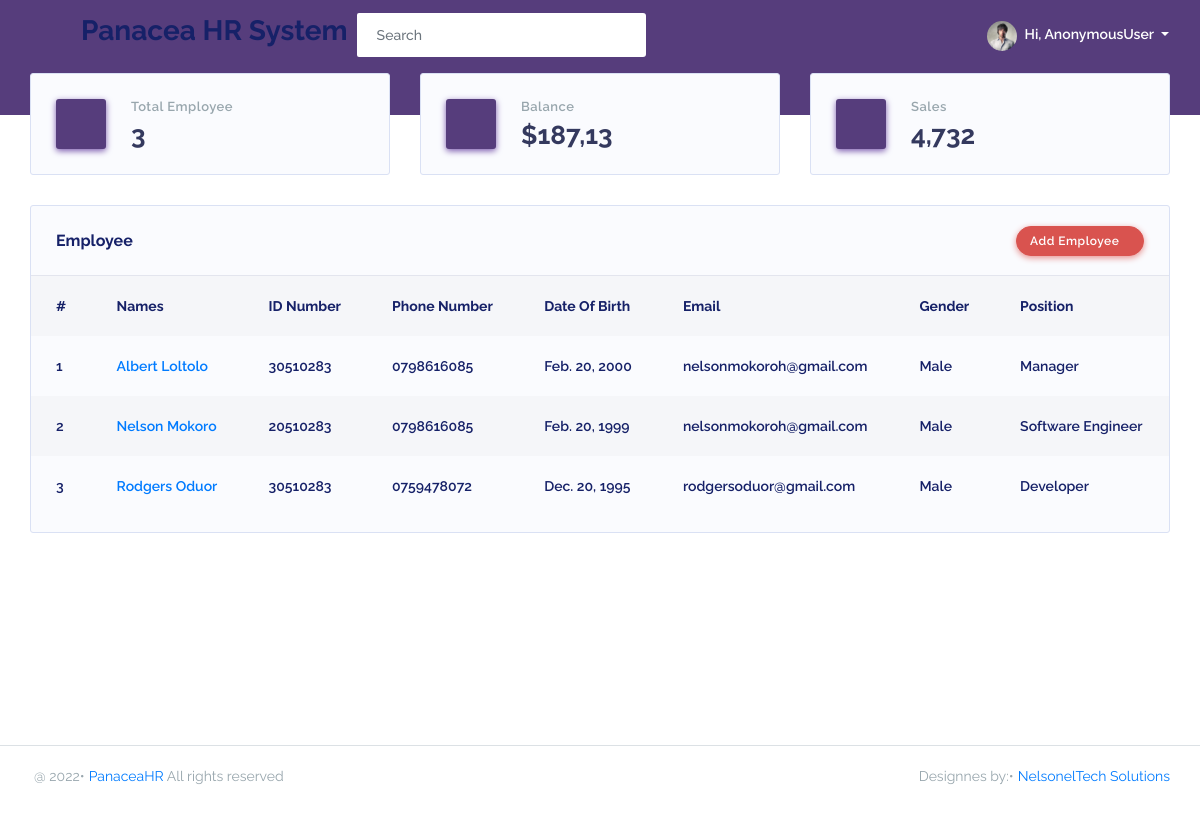
/dashboard/, run on the app's committed database.
### PanaceaApp/models.py (models this page shows, shortened)
class Employee(models.Model):
    fullname = models.CharField(max_length=255, blank=True, null=True)
    dateofbirth = models.DateField(blank=True, null=True)
    gender = models.CharField(max_length=20, blank=True, null=True)
    position = models.CharField(max_length=50, blank=True, null=True)
    email = models.EmailField(blank=True, null=True)
    idnumber = models.CharField(max_length=20, blank=True, null=True)
    telephone = models.CharField(max_length=20, blank=True, null=True)
    idphoto = models.ImageField(upload_to='static/media', blank=True, null=True)
    nssfphoto = models.ImageField(upload_to='static/media', blank=True, null=True)
    nhifphoto = models.ImageField(upload_to='static/media', blank=True, null=True)
    updated = models.DateTimeField(auto_now=True, null=True)
    created = models.DateTimeField(auto_now_add=True, null=True)
    class Meta:
        ordering = ['-updated', '-created']

### PanaceaApp/views.py (the view)
# urls.py: path('', views.home, name='home'),
def home(request):
    employees = Employee.objects.all()
    context = {'employees': employees}
    return render(request, 'PanaceaApp/home.html', context)

### PanaceaApp/templates/PanaceaApp/home.html
{% extends 'main.html' %}
{% block content %}
{% load static %}
<div class="main-content">
    <section class="section">
        <div class="row">
            <div class="col-lg-4 col-md-4 col-sm-12">
                <div class="card card-statistic-2">
                    <div class="card-icon shadow-primary bg-primary">
                        <i class="fas fa-archive"></i>
                    </div>
                    <div class="card-wrap">
                        <div class="card-header">
                            <h4>Total Employee</h4>
                        </div>
                        <div class="card-body">
                            {{employees.count}}
                        </div>
                    </div>
                </div>
            </div>
            <div class="col-lg-4 col-md-4 col-sm-12">
                <div class="card card-statistic-2">
                    <div class="card-icon shadow-primary bg-primary">
                        <i class="fas fa-dollar-sign"></i>
                    </div>
                    <div class="card-wrap">
                        <div class="card-header">
                            <h4>Balance</h4>
                        </div>
                        <div class="card-body">
                            $187,13
                        </div>
                    </div>
                </div>
            </div>
            <div class="col-lg-4 col-md-4 col-sm-12">
                <div class="card card-statistic-2">
                    <div class="card-icon shadow-primary bg-primary">
                        <i class="fas fa-shopping-bag"></i>
                    </div>
                    <div class="card-wrap">
                        <div class="card-header">
                            <h4>Sales</h4>
                        </div>
                        <div class="card-body">
                            4,732
                        </div>
                    </div>
                </div>
            </div>
        </div>
        <div class="row row-deck">
            <div class="col-md-12">
                <div class="card">
                    <div class="card-header">
                        <h4>Employee</h4>
                        <div class="card-header-action">
                            <a href="{% url 'addEmployee' %}" class="btn btn-danger">Add Employee<i
                                    class="fas fa-chevron-right"></i></a>
                        </div>
                    </div>
                    <div class="card-body p-0">
                        <div class="table-responsive table-invoice">
                            <table class="table table-striped">
                                <tr>
                                    <th>#</th>
                                    <th>Names</th>
                                    <th>ID Number</th>
                                    <th>Phone Number</th>
                                    <th>Date Of Birth</th>
                                    <th>Email</th>
                                    <th>Gender</th>
                                    <th>Position</th>
                                </tr>
                                {% for employee in employees %}
                                <tr>
                                    <td class="font-weight-600">{{forloop.counter}}</td>
                                    <td class="font-weight-600"><a class="font-weight-600"
                                            href="{% url 'employeeDetail' employee.id %}">{{employee.fullname}}</a></td>
                                    <td class="font-weight-600">{{employee.idnumber}}</td>
                                    <td class="font-weight-600">{{employee.telephone}}</td>
                                    <td class="font-weight-600">{{employee.dateofbirth}}</td>
                                    <td class="font-weight-600">{{employee.email}}</td>
                                    <td class="font-weight-600">{{employee.gender}}</td>
                                    <td class="font-weight-600">{{employee.position}}</td>
                                </tr>
                                {% endfor %}
                            </table>
                        </div>
                    </div>
                </div>
            </div>
        </div>
    </section>
</div>
{% endblock %}

### data on the page
Employee: fullname "Albert Loltolo", idnumber "30510283", telephone "0798616085", dateofbirth "Feb. 20, 2000", email "nelsonmokoroh@gmail.com", gender "Male", position "Manager"
Employee: fullname "Nelson Mokoro", idnumber "20510283", telephone "0798616085", dateofbirth "Feb. 20, 1999", email "nelsonmokoroh@gmail.com", gender "Male", position "Software Engineer"
Employee: fullname "Rodgers Oduor", idnumber "30510283", telephone "0759478072", dateofbirth "Dec. 20, 1995", email "rodgersoduor@gmail.com", gender "Male", position "Developer"

### other printed values
{{ user }} "AnonymousUser"
{{ employees.count }} "3"
